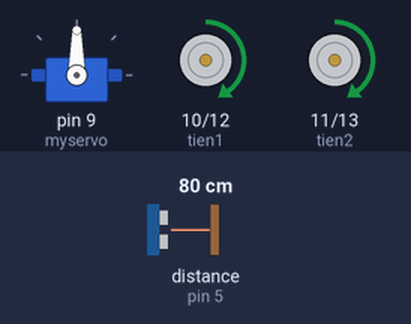
Recording of a sketch running on a simulated Arduino Uno, built with avr-gcc and run on an emulated ATmega328P. Shown: servo, motor-driver pin pairs drawn as motors (green arrow = first pin HIGH = forward, orange = second pin HIGH = backward, longer = more drive). Wiring (inferred from the names in the program): ultrasonic range finder: trigger pin 6; echo pin 5. The test bench sets the inputs (shaded band); at power-on: distance to the obstacle (sensor on pin 5) 80 cm. The echo pulse lasts 58.3 µs per cm.

Above: at 1.7 s.
1.8 s: distance to the obstacle (sensor on pin 5) set to 29 cm
3.3 s: distance to the obstacle (sensor on pin 5) set to 23 cm
At 5.9 s:
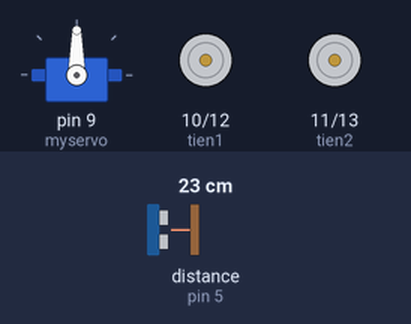
6.3 s: distance to the obstacle (sensor on pin 5) set to 35 cm
At 7.1 s:
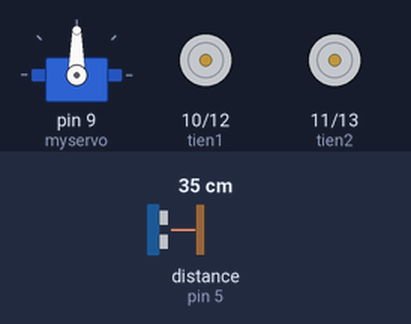
7.8 s: distance to the obstacle (sensor on pin 5) set to 2 cm
At 8.6 s:
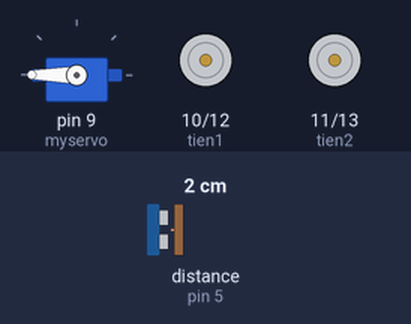
Timing chart, 0 to 11.3 s (numbered marks = the images above; inputs shaded):
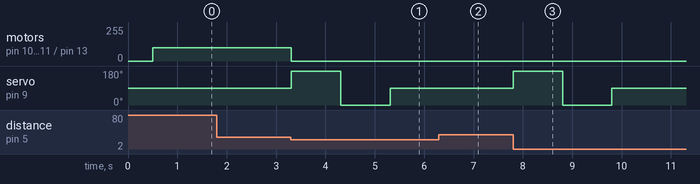

The sketch:

robothutbui_update_analog.ino
```cpp
#include <Servo.h>
Servo myservo;  // create servo object to control a servo
int pos = 0;    // variable to store the servo position


const int trig = 6;
const int echo = 5;
int tien1 = 10;
int tien2 = 11;
int lui1 = 12;
int lui2 = 13;
int dongcoservo = 9;


int gioihan = 25;//khoảng cách nhận biết vật
int i;
int x = 0;
unsigned long thoigian;
int khoangcach;
int khoangcachtrai, khoangcachphai;
int maxspeed=30;

// void convert_analog_map()
// {
//   int tien1_analog = analogRead(tien1_analog);
//   int tien2_analog = analogRead(tien2_analog);
//   int lui1_analog = analogRead(lui1_analog);
//   int lui2_analog = analogRead(lui2_analog);

//   pmwTien1 = map(tien1_analog, 0, 1023, 0, 255);
//   pmwTien2 = map(tien2_analog, 0, 1023, 0, 255);
//   pmwLui1 = map(lui1_analog, 0, 1023, 0, 255);
//   pmwLui1 = map(lui2_analog, 0, 1023, 0, 255)
// }
void dokhoangcach();
void dithang(int duongdi);
void disangtrai();
void disangphai();
void dilui();
void resetdongco();
void quaycbsangphai();
void quaycbsangtrai();
void setup() {
  // put your setup code here, to run once:
  myservo.attach(9);
  pinMode(trig, OUTPUT);
  pinMode(echo, INPUT);

  pinMode(tien1, OUTPUT);
  pinMode(tien2, OUTPUT);
  pinMode(lui1, OUTPUT);
  pinMode(lui2, OUTPUT);
  digitalWrite(tien1, LOW);
  digitalWrite(tien2, LOW);
  digitalWrite(lui1, LOW);
  digitalWrite(lui1, LOW);
  myservo.write(90);
  delay(500);


}
int desiredPoint = 2;
int Kp = 0.1;
int vantocdichuyen = 1; // đây là phần sẽ cài vào trong analogRead(dongco,vantocdichuyen);
int vantoctrungbinh = 100; //! đây là phần sẽ đưa vào các hàm như đi thẳng, đi lùi
void loop()
{
  khoangcach = 0;
  dokhoangcach(); /*!Trả về khoảng cách từ sonar tới vật cản. return khoangcach*/
  if (khoangcach > gioihan || khoangcach == 0)
  {
      dithang(vantoctrungbinh);
  }
  else
  {
    if (khoangcach > 2 && khoangcach < gioihan)
    {
      // nếu vận tốc đang ở 100, mà đùng một cái xuống 10 có sao không?
      vantocdichuyen = khoangcach*Kp;
      vantoctrungbinh = vantocdichuyen; // Làm thế này tức là mọi nơi động cơ sẽ giảm từ 100 xuống còn 10 (đi chậm hơn)
    }
    resetdongco();
    quaycbsangtrai();
    dokhoangcach();
    khoangcachtrai = khoangcach;
    quaycbsangphai();
    dokhoangcach();
    khoangcachphai = khoangcach;
    if (khoangcachphai < 30 && khoangcachtrai < 30) {
      dilui(vantoctrungbinh);
    }
    else
    {
      if (khoangcachphai >= khoangcachtrai)
      {
        disangphai(vantoctrungbinh);
        delay(500);
      }
      if (khoangcachphai < khoangcachtrai)
      {
        disangtrai(vantoctrungbinh);
        delay(500);
      }
    }
  }

}
void dithang(int vantoc)
{
  analogWrite(tien1, vantoc);
  analogWrite(tien2, vantoc);
}

void disangphai(int vantoc)
{
  resetdongco();
  analogWrite(lui1, vantoc);
  delay(2000);//thời gian lùi
  analogWrite(lui1, 0);


}
void disangtrai(int vantoc)
{
  resetdongco();
  analogWrite(lui2, vantoc);
  delay(2000);//thời gian
  analogWrite(lui2, 0);

}

void dilui(int vantoc)
{
  resetdongco();
  for (i = 0; i < 20; i++)
  {
    analogWrite(lui1, vantoc);
    analogWrite(lui2, vantoc);
  }

  delay(2000);


  analogWrite(lui1, 0);
  analogWrite(lui2, 0);
}

void resetdongco()
{
  analogWrite(tien1, 0);
  analogWrite(tien2, 0);
  analogWrite(lui1, 0);
  analogWrite(lui2, 0);
}

void dokhoangcach()
{

  digitalWrite(trig, LOW);
  delayMicroseconds(2);
  digitalWrite(trig, HIGH);
  delayMicroseconds(10);
  digitalWrite(trig, LOW);


  // Đo độ rộng xung HIGH ở chân echo.
  thoigian = pulseIn(echo, HIGH);

  khoangcach = thoigian / 2 / 29.412;

}


void quaycbsangtrai()
{
  myservo.write(180);              // tell servo to go to position in variable 'pos'
  delay(1000);
  dokhoangcach();
  myservo.write(90);              // tell servo to go to position in variable 'pos'
}
void quaycbsangphai()
{
  myservo.write(0);              // tell servo to go to position in variable 'pos'
  delay(1000);
  dokhoangcach();
  myservo.write(90);              // tell servo to go to position in variable 'pos'
}
void resetservo()
{
  myservo.write(90);
}
```

Measured:
- the behaviour switches between 27 and 26 cm on distance to the obstacle (sensor on pin 5) (found by bisection; images 0 and 1)
- after the input at 1.8 s, every drawn part: stays the same
- after the input at 3.3 s, motor on pin 10 (tien1) / pin 12 (lui1), motor on pin 11 (tien2) / pin 13 (lui2): forward 100/255 → stopped at once; servo on pin 9 (myservo): 90° → 180° at once, → 0° 1.0 s later, → 90° 1.0 s later
- after the input at 6.3 s, servo on pin 9 (myservo): stays 90° (without the input it goes to 180° after 1.0 s)
- after the input at 7.8 s, servo on pin 9 (myservo): 90° → 180° at once, → 0° 1.0 s later, → 90° 1.0 s later
